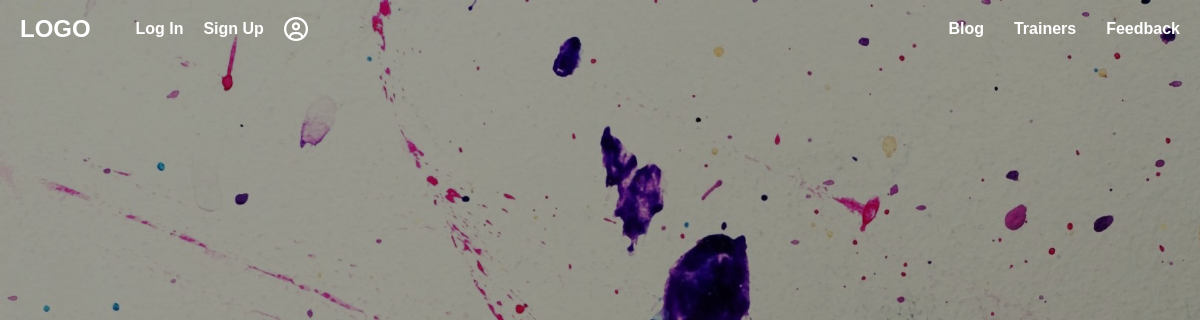
The app's page /trainer/index/, older data.
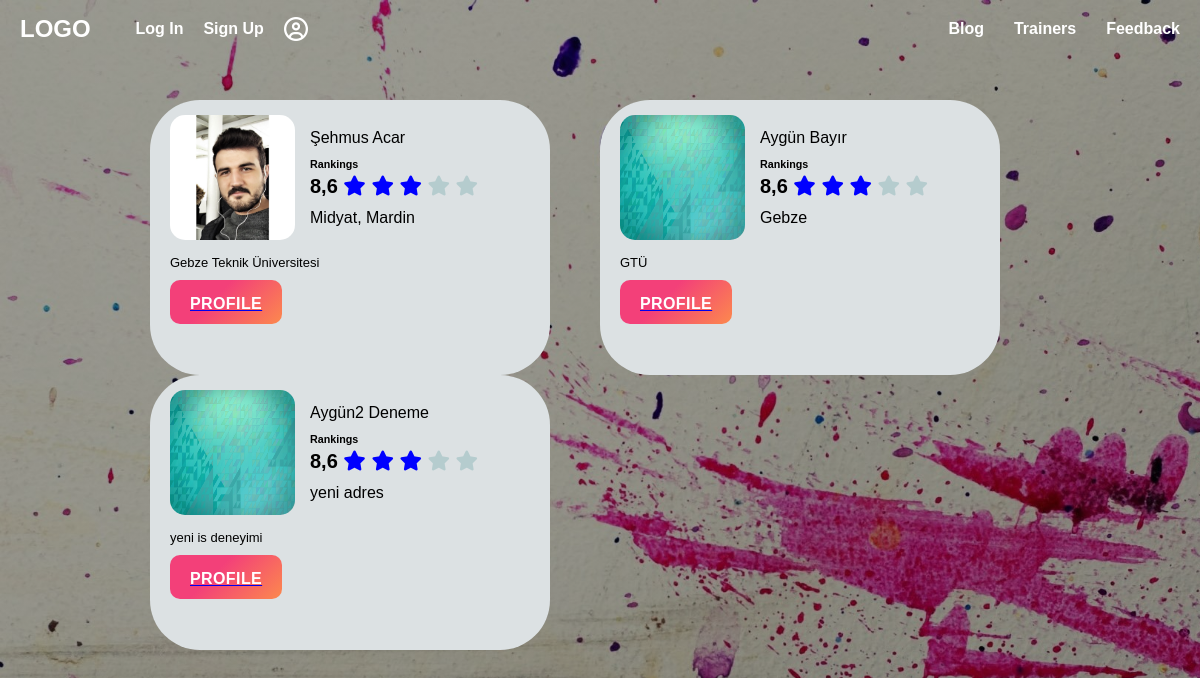
The same page, newer data.
### trainer/models.py (models this page shows, shortened)
class Trainer(models.Model):
    Name= models.CharField(max_length=120)
    Surname = models.CharField(max_length=120)
    City = models.CharField(max_length=120)
    Phone = models.CharField(max_length=10)
    Mail = models.EmailField(max_length=120)
    gender_dict = [
        (True, 'Erkek'),
        (False, 'Kadın')
    ]
    Gender = models.BooleanField(blank=False, null=False, choices=gender_dict)
    Address = models.TextField()
    Work_Experience = models.TextField()
    image = models.FileField(null=True,blank=True)
    Birth_Date = models.DateField()
    approval_dict = [
        (True, 'Onaylı'),
        (False, 'Onaylanmamış')
    ]
    is_approved = models.BooleanField(default=False, verbose_name = 'Onay', choices=approval_dict)
    User_ID = models.ForeignKey('auth.User', related_name='trainers', on_delete=models.CASCADE, blank=True, null=True, verbose_name='Kullanıcı Hesabı')
    def get_absolute_url(self):
        return reverse('trainer:detail', kwargs={'id': self.id})

### trainer/views.py (the view)
# urls.py: path('index/', trainer_index, name='index'),
def trainer_index(request):
    trainers = Trainer.objects.all()
    auth_trainer = None
    if request.user.is_authenticated:
        auth_trainer = trainers.filter(User_ID=request.user)
    return render(request, 'trainer/index.html', {'trainers': trainers, 'auth_trainer': auth_trainer})

### templates/trainer/index.html (shortened to what this page needs)
{% load static %}
<html>
  <head>
    <link rel="stylesheet" href="{% static 'css/Trainers.css' %}" />
    <link rel="stylesheet" href="{% static 'css/Header.css' %}" />
    <link
      rel="stylesheet"
      href="https://cdnjs.cloudflare.com/ajax/libs/font-awesome/5.14.0/css/all.min.css"
    />
    <link
      rel="stylesheet"
      href="https://cdnjs.cloudflare.com/ajax/libs/font-awesome/4.7.0/css/font-awesome.min.css"
    />
    <link
      rel="stylesheet"
      href="https://cdnjs.cloudflare.com/ajax/libs/font-awesome/4.7.0/css/font-awesome.min.css"
    />
    <link
      rel="stylesheet"
      href="https://cdnjs.cloudflare.com/ajax/libs/font-awesome/5.14.0/css/all.min.css"
    />
    <link rel="stylesheet" href="{% static 'css/Button.css' %}" />
  </head>
  <body>
    {% include 'header.html' %}
    <div class="profile-list">
      <div class="trainer-blocks">
        {% for trainer in trainers %}
        <div class="profile-block">
          <div class="upper-side">
            <img src="{{ trainer.image.url }}" alt="" />
            <div class="profile-inf">
              <p>{{ trainer.Name}} {{ trainer.Surname }}</p>
              <div class="ranking">
                <h6>Rankings</h6>
                <p style="margin-top: 5px; font-size: 20px; font-weight: bold">
                  8,6
                  <span class="fa fa-star checked"></span>
                  <span class="fa fa-star checked"></span>
                  <span class="fa fa-star checked"></span>
                  <span class="fa fa-star"></span>
                  <span class="fa fa-star"></span>
                </p>
              </div>
              <p>{{ trainer.Address }}</p>
            </div>
          </div>
          <div class="down-side">
            <p style="font-size: 13px">{{ trainer.Work_Experience }}</p>
            <a href="{{trainer.get_absolute_url}}">
              <button
                style="justify-items: end; margin-top: 10px"
                class="button-75"
                role="button"
              >
                <span class="text">Profile</span>
              </button></a
            >
          </div>
        </div>
        <br />
        {% endfor %}
      </div>
    </div>
  </body>
</html>

### templates/header.html (shortened to what this page needs)
<header>
  <div class="navbar">
    <a href="{% url 'home' %}" class="brand">Logo</a>
    <div class="auth-buttons">
      <div class="navigation-items">
        {% if not request.user.is_authenticated %}
          <a style="font-weight: bold" href="{% url 'accounts:login' %}">Log In</a>
          <a style="font-weight: bold" href="{% url 'accounts:register' %}">Sign Up</a>
        {% else %}
          <a style="font-weight: bold" href="{% url 'accounts:profile' %}">Profile</a>
          <a style="font-weight: bold" href="{% url 'accounts:logout' %}">Log Out</a>
        {% endif %}
        <a href="#" style="font-size: 24px" class="far">&#xf2bd;</a>
      </div>
    </div>
    <div class="navigation" style="">
      <div class="navigation-items">
        <a style="font-weight: bold" href="{% url 'post:index' %}">Blog</a>
        <a style="font-weight: bold" href="{% url 'trainer:index' %}">Trainers</a>
        <a style="font-weight: bold" href="{% url 'feedback:index' %}">Feedback</a>
      </div>
    </div>
  </div>
</header>

### static/css/Trainers.css (style rules this page uses)
* { margin: 0; padding: 0; font-family: sans-serif; }
html { background-image: linear-gradient(rgba(0, 0, 0, 0.4), rgba(0, 0, 0, 0.4)), url(../Images/uJOcAr.jpg); -webkit-background-size: cover; -moz-background-size: cover; -o-background-size: cover; background-size: cover; }
.profile-list { margin-top: 100px; display: flex; justify-content: center; }
.trainer-blocks { width: 900px; display: grid; grid-template-columns: repeat(auto-fill, minmax(200px, 1fr)); }
.profile-block { display: flex; flex-direction: column; padding: 0 20px; background: #dce1e3; border-radius: 50px; width: 400px; height: 275px; }
.upper-side { margin: 15px 0; display: flex; align-items: center; }
.upper-side img { width: 125px; height: 125px; border-radius: 15px; }
.profile-inf { height: 120px; margin-left: 15px; display: flex; flex-direction: column; justify-content: space-evenly; }
.down-side { display: flex; flex-direction: column; }

### static/css/Header.css (style rules this page uses)
* { margin: 0; padding: 0; box-sizing: border-box; font-family: "Poppins", sans-serif; }
header { z-index: 999; position: absolute; top: 0; left: 0; width: 100%; display: flex; align-items: center; justify-content: center; padding: 15px 0; transition: 0.5s ease; }
header .navbar { width: 100%; display: flex; align-items: center; }
header .navigation { flex: 8; margin-right: 20px; display: flex; justify-content: end; }
header .brand { flex: 1; margin-left: 20px; color: #fff; font-size: 1.5em; font-weight: 700; text-transform: uppercase; text-decoration: none; }
header .auth-buttons { flex: 2; }
header .navigation-items { display: flex; align-items: center; }
header .navigation .navigation-items a { position: relative; color: #fff; font-size: 1em; font-weight: 500; text-decoration: none; margin-left: 30px; transition: 0.3s ease; }
header .navigation .navigation-items a:before { content: ""; position: absolute; background: #fff; width: 0; height: 3px; bottom: 0; left: 0; transition: 0.3s ease; }
header .auth-buttons .navigation-items a { position: relative; color: #fff; text-decoration: none; font-size: 1em; transition: 0.3s ease; padding: 0 10px; font-weight: 500; }
header .auth-buttons .navigation-items a:before { content: ""; position: absolute; background: #fff; width: 0; height: 3px; bottom: 0; left: 0; transition: 0.3s ease; }

### static/css/Button.css (style rules this page uses)
.button-75 { align-self: center; align-items: center; background-image: linear-gradient(135deg, #f34079 40%, #fc894d); border: 0; border-radius: 10px; box-sizing: border-box; color: #fff; cursor: pointer; display: flex; flex-direction: column; font-family: "Codec cold", sans-serif; font-size: 16px; font-weight: 700; height: 44px; justify-content: center; letter-spacing: 0.4px; line-height: 1; max-width: 200px; padding-left: 20px; padding-right: 20px; padding-top: 3px; text-decoration: none; text-transform: uppercase; user-select: none; -webkit-user-select: none; touch-action: manipulation; }
.button-75 span { transition: all 200ms; }

### templates/trainer/index.html (style rules this page uses)
.fa-star { opacity: 0.3; color: cadetblue; }
.checked { opacity: 1; color: blue; }

Row changes from the older to the newer data that the page shows:
added Trainer: image (picture), Name "Şehmus", Surname "Acar", Address "Midyat, Mardin", Work_Experience "Gebze Teknik Üniversitesi"
added Trainer: image (picture), Name "Aygün", Surname "Bayır", Address "Gebze", Work_Experience "GTÜ"
added Trainer: image (picture), Name "Aygün2", Surname "Deneme", Address "yeni adres", Work_Experience "yeni is deneyimi"
